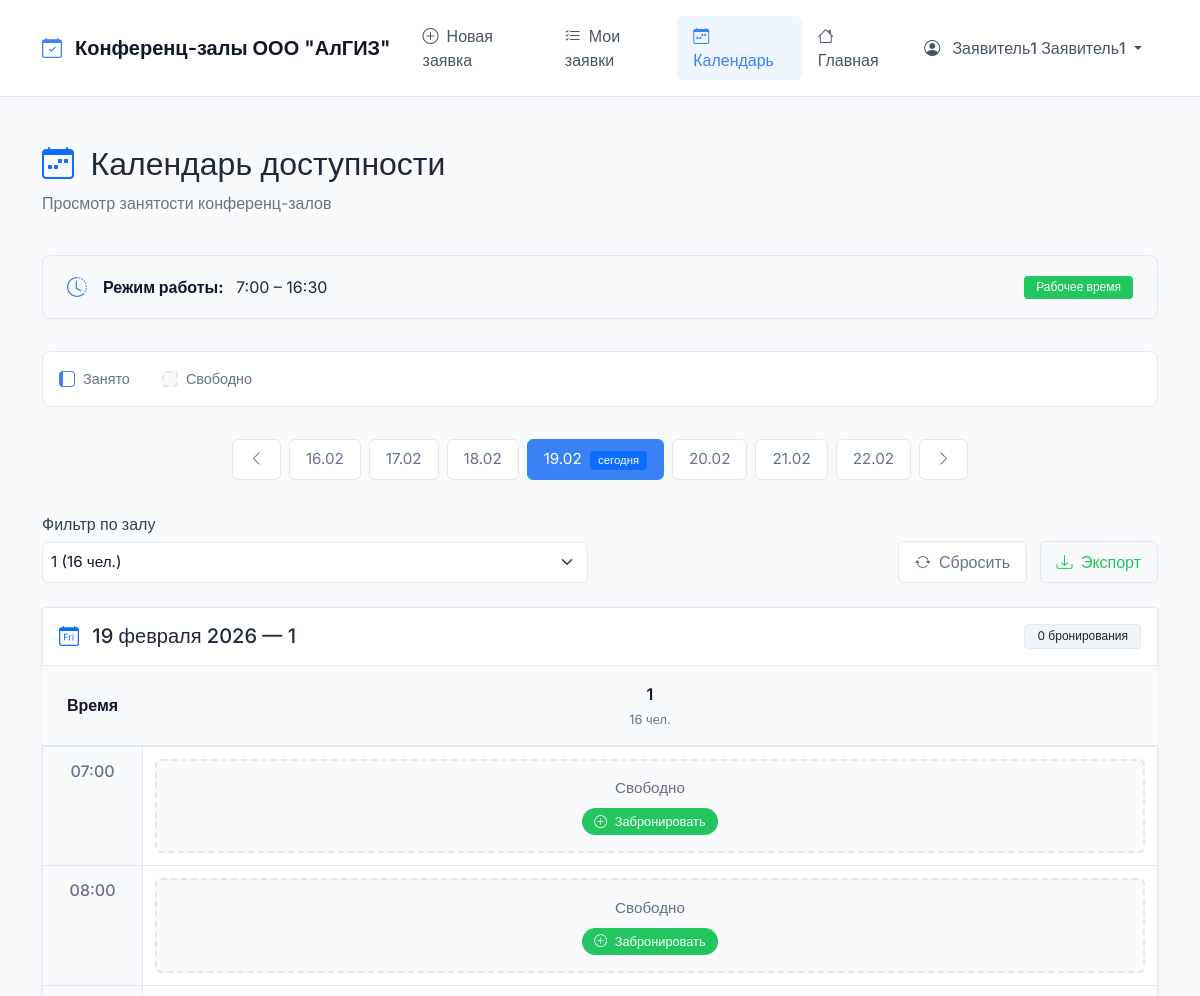
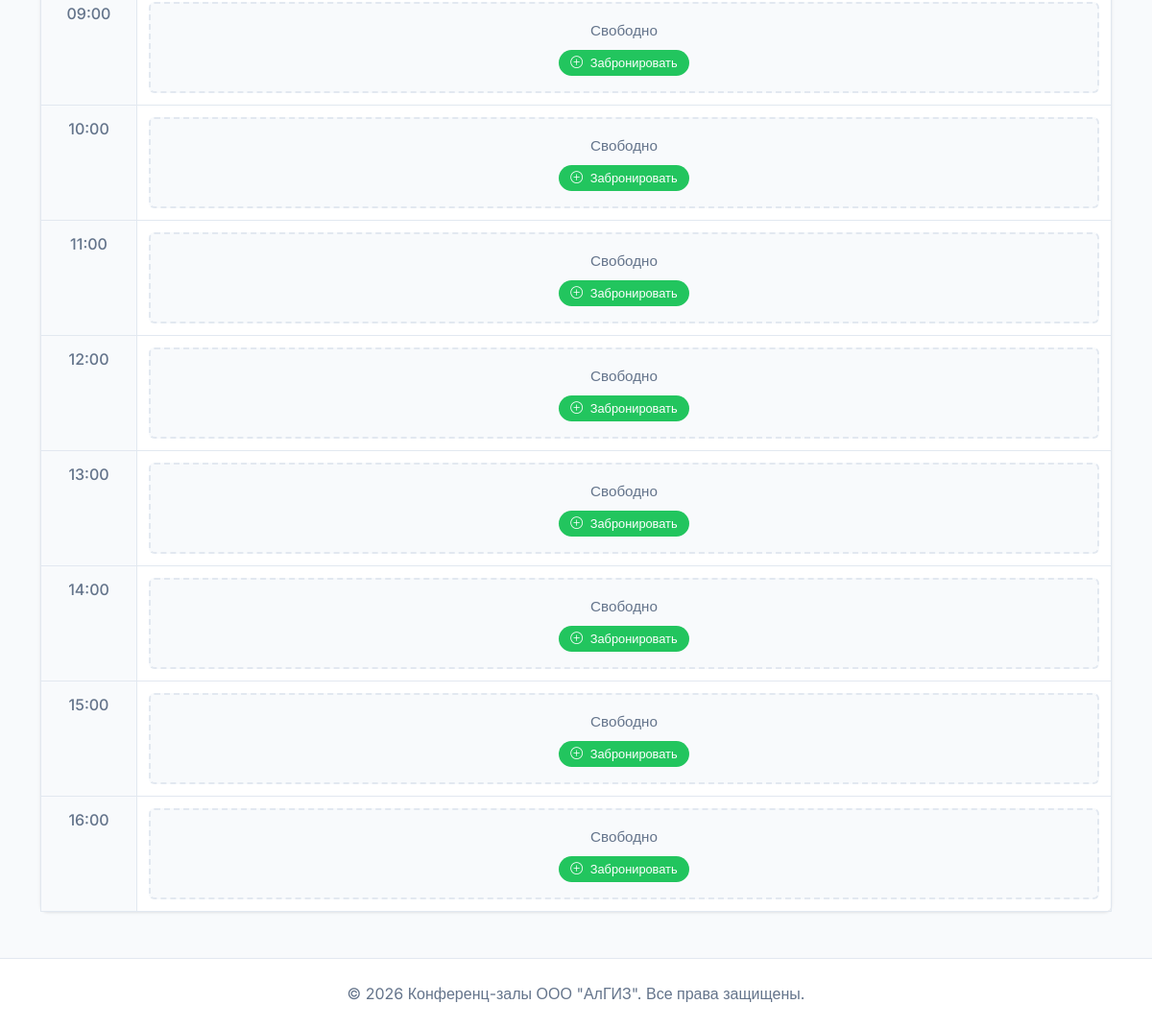
The app's page /schedule/?room=1 (signed in), older data (2 pictures, top to bottom).
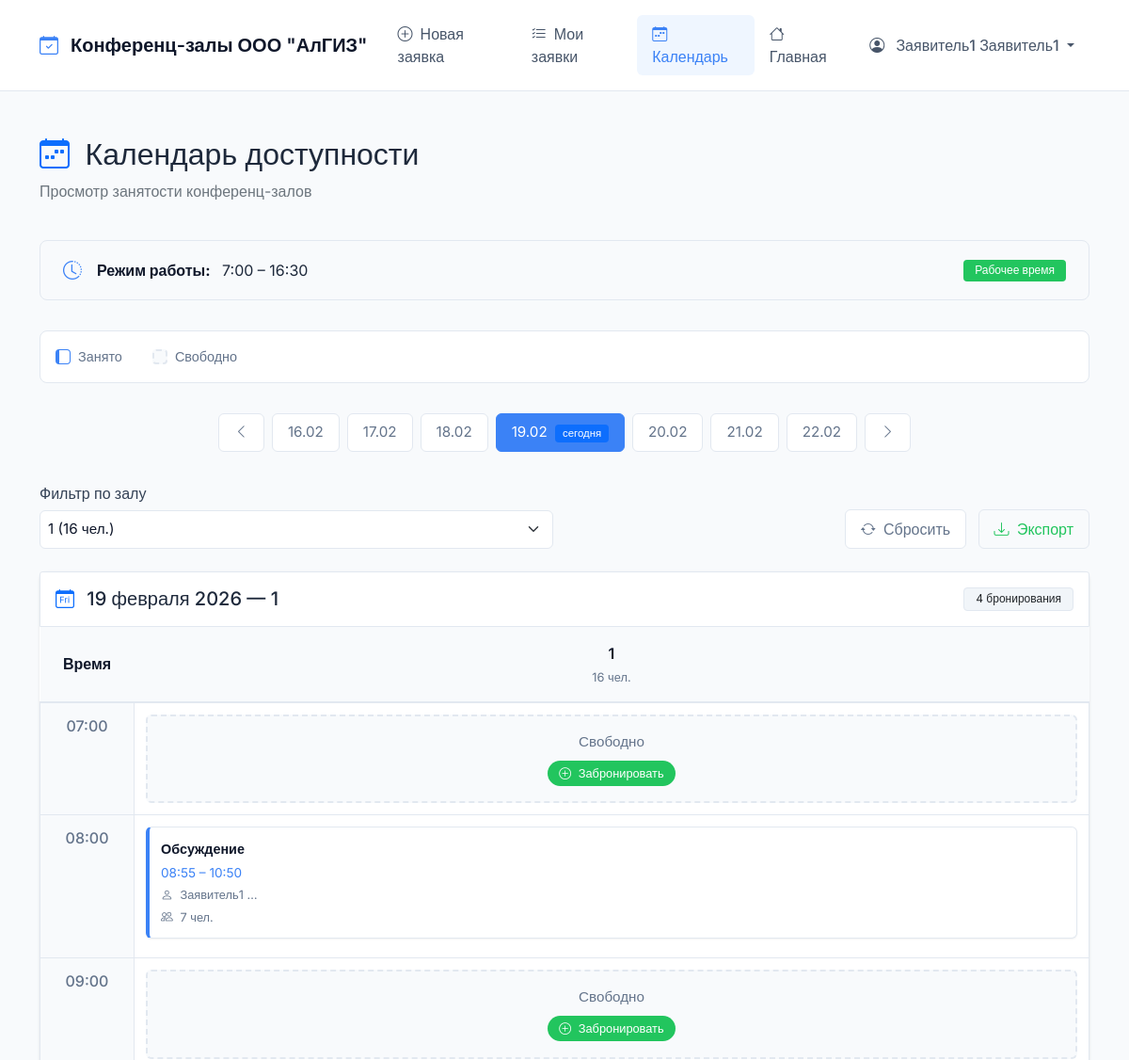
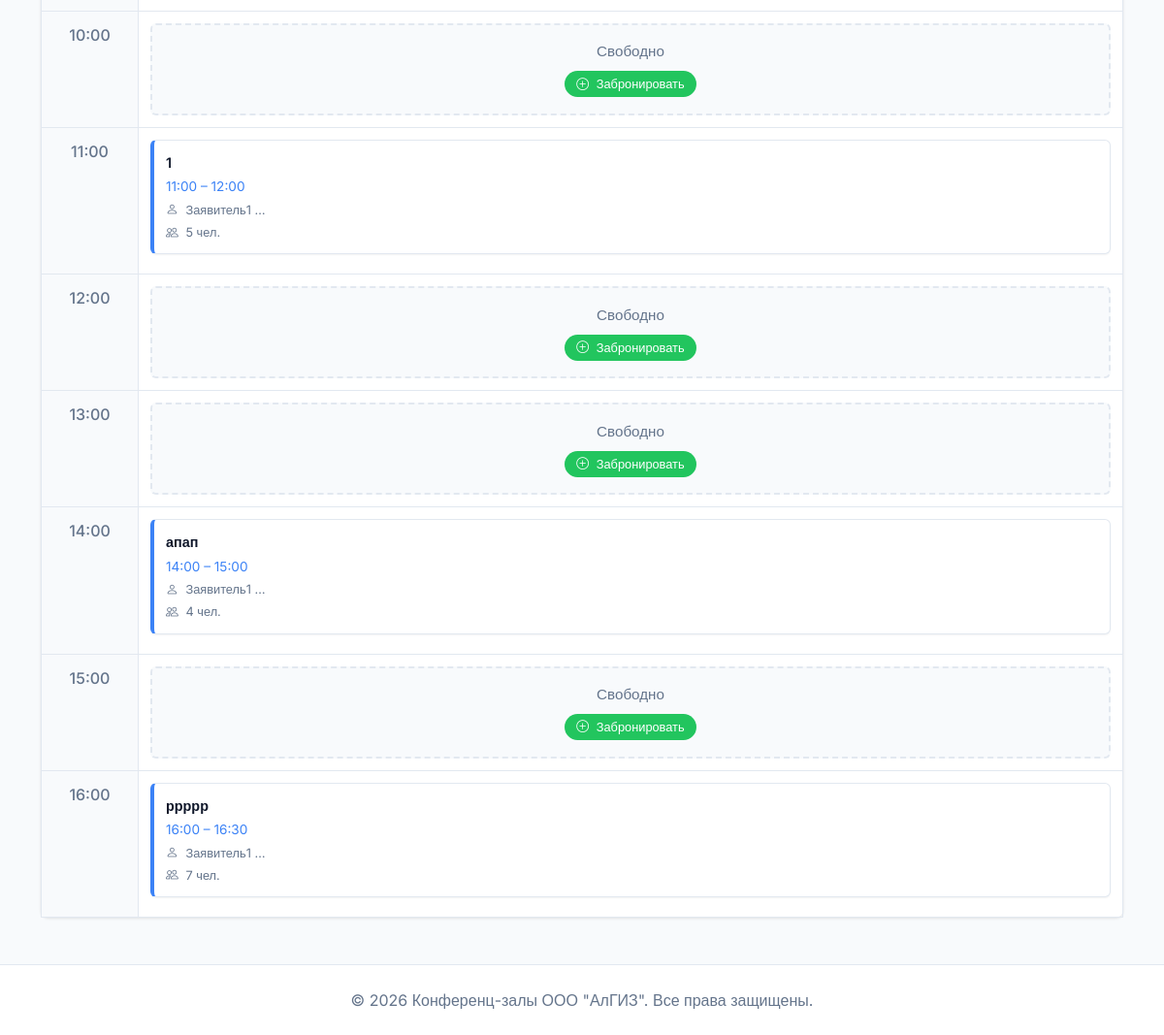
The same page, newer data (2 pictures, top to bottom).
### bookings/models.py (models this page shows, shortened)
class ConferenceRoom(models.Model):
    name = models.CharField(max_length=100, verbose_name="Название")
    capacity = models.PositiveIntegerField(verbose_name="Вместимость")
    location = models.CharField(max_length=200, verbose_name="Местоположение")
    description = models.TextField(blank=True, verbose_name="Описание")
    has_projector = models.BooleanField(default=False, verbose_name="Проектор")
    has_video_conference = models.BooleanField(default=False, verbose_name="Видеоконференция")
    has_whiteboard = models.BooleanField(default=False, verbose_name="Доска")
    is_active = models.BooleanField(default=True, verbose_name="Активен")
    image = models.ImageField(upload_to='rooms/', blank=True, null=True, verbose_name="Изображение")
    created_at = models.DateTimeField(auto_now_add=True, verbose_name="Дата создания")
    updated_at = models.DateTimeField(auto_now=True, verbose_name="Дата обновления")
    class Meta:
        verbose_name = "Конференц-зал"
        verbose_name_plural = "Конференц-залы"
        ordering = ['name']

class Booking(models.Model):
    STATUS_CHOICES = (
        ('pending', 'Ожидает подтверждения'),
        ('approved', 'Подтверждено'),
        ('rejected', 'Отклонено'),
        ('cancelled', 'Отменено'),
    )
    room = models.ForeignKey(ConferenceRoom, on_delete=models.CASCADE, verbose_name="Зал", related_name='bookings')
    requester = models.ForeignKey(User, on_delete=models.CASCADE, related_name='bookings', verbose_name="Заявитель")
    title = models.CharField(max_length=200, verbose_name="Название мероприятия")
    description = models.TextField(verbose_name="Описание")
    start_time = models.DateTimeField(verbose_name="Начало")
    end_time = models.DateTimeField(verbose_name="Окончание")
    participants_count = models.PositiveIntegerField(verbose_name="Количество участников")
    status = models.CharField(max_length=20, choices=STATUS_CHOICES, default='pending', verbose_name="Статус")
    created_at = models.DateTimeField(auto_now_add=True, verbose_name="Создано")
    updated_at = models.DateTimeField(auto_now=True, verbose_name="Обновлено")
    moderated_by = models.ForeignKey(User, null=True, blank=True, on_delete=models.SET_NULL,
                                     related_name='moderated_bookings', verbose_name="Модератор")
    moderation_comment = models.TextField(blank=True, verbose_name="Комментарий модератора")
    class Meta:
        verbose_name = "Бронирование"
        verbose_name_plural = "Бронирования"
        ordering = ['-start_time']
        indexes = [
            models.Index(fields=['start_time', 'end_time']),
            models.Index(fields=['status']),
            models.Index(fields=['room', 'status']),
        ]

class User(AbstractUser):
    ROLE_CHOICES = (
        ('moderator', 'Модератор'),
        ('requester', 'Заявитель'),
        ('employee', 'Сотрудник'),
    )
    role = models.CharField(max_length=20, choices=ROLE_CHOICES, default='employee', verbose_name="Роль")
    phone = models.CharField(max_length=20, blank=True, verbose_name="Телефон")
    department = models.CharField(max_length=100, blank=True, verbose_name="Отдел")
    def get_full_name(self):
        if self.first_name and self.last_name:
            return f"{self.first_name} {self.last_name}"
        return self.username
    class Meta:
        verbose_name = "Пользователь"
        verbose_name_plural = "Пользователи"

### bookings/views.py (the view)
# urls.py: path('schedule/', views.schedule, name='schedule'),
@any_role_required
def schedule(request):
    selected_date_param = request.GET.get('date')
    room_id = request.GET.get('room')
    if selected_date_param:
        try:
            selected_date_obj = datetime.strptime(selected_date_param, '%Y-%m-%d').date()
        except ValueError:
            selected_date_obj = timezone.now().date()
    else:
        selected_date_obj = timezone.now().date()
    day_start = timezone.make_aware(datetime.combine(selected_date_obj, datetime.min.time()))
    day_end = timezone.make_aware(datetime.combine(selected_date_obj, datetime.max.time()))
    bookings = Booking.objects.filter(
        status='approved',
        start_time__gte=day_start,
        start_time__lte=day_end
    ).select_related('room', 'requester').order_by('start_time')
    if room_id:
        bookings = bookings.filter(room_id=room_id)
    rooms = ConferenceRoom.objects.filter(is_active=True)
    timeline = []
    for hour in range(7, 17):
        label = f"{hour:02d}:00"
        hour_data = []
        for room in rooms:
            room_bookings = []
            for booking in bookings:
                if booking.room.id == room.id:
                    local_start = timezone.localtime(booking.start_time)
                    local_end = timezone.localtime(booking.end_time)
                    if local_start.hour == hour:
                        room_bookings.append({
                            'booking': booking,
                            'local_start': local_start,
                            'local_end': local_end,
                        })
            hour_data.append({
                'room': room,
                'bookings': room_bookings
            })
        timeline.append({
            'hour': hour,
            'label': label,
            'data': hour_data
        })
    dates = []
    for i in range(-3, 4):
        d = timezone.now().date() + timedelta(days=i)
        dates.append({
            'date': d,
            'display': d.strftime('%d.%m'),
            'is_today': d == timezone.now().date(),
            'is_selected': d == selected_date_obj
        })
    context = {
        'rooms': rooms,
        'selected_date': selected_date_obj,
        'timeline': timeline,
        'room_id': int(room_id) if room_id else None,
        'dates': dates,
        'prev_date': selected_date_obj - timedelta(days=1),
        'next_date': selected_date_obj + timedelta(days=1),
        'booking_settings': settings.BOOKING_SETTINGS,
        'now': timezone.now(),
        'user_role': request.user.role,
        'total_bookings': bookings.count(),
    }
    return render(request, 'bookings/schedule.html', context)

### bookings/templates/bookings/schedule.html (shortened to what the changed rows need)
{% extends 'bookings/base.html' %}
{% load static %}
{% load tz %}
{% block content %}
<div class="row mb-4">
    <div class="col-12">
        <h2 class="fw-semibold">
            <i class="bi bi-calendar-week text-primary me-2"></i>
            Календарь доступности
        </h2>
    </div>
</div>
<div class="date-navigator">
    <a href="?date={{ prev_date|date:'Y-m-d' }}{% if room_id %}&room={{ room_id }}{% endif %}"
       class="date-btn">
        <i class="bi bi-chevron-left"></i>
    </a>
    {% for d in dates %}
        <a href="?date={{ d.date|date:'Y-m-d' }}{% if room_id %}&room={{ room_id }}{% endif %}"
           class="date-btn {% if d.is_selected %}active{% endif %}">
            {{ d.display }}
            {% if d.is_today %}
                <span class="badge bg-primary ms-1">сегодня</span>
            {% endif %}
        </a>
    {% endfor %}
    <a href="?date={{ next_date|date:'Y-m-d' }}{% if room_id %}&room={{ room_id }}{% endif %}"
       class="date-btn">
        <i class="bi bi-chevron-right"></i>
    </a>
</div>
<div class="card border-0">
    <div class="card-header bg-white border py-3">
        <div class="d-flex justify-content-between align-items-center">
            <h5 class="fw-semibold mb-0">
                <i class="bi bi-calendar-day text-primary me-2"></i>
                {{ selected_date|date:"d E Y" }}
                {% if room_id %}
                    {% for room in rooms %}
                        {% if room.id == room_id %}
                            — {{ room.name }}
                        {% endif %}
                    {% endfor %}
                {% endif %}
            </h5>
            <span class="badge bg-light text-dark">
                {{ total_bookings }}
                {% if total_bookings == 1 %}бронирование{% elif total_bookings < 5 %}бронирования{% else %}бронирований{% endif %}
            </span>
        </div>
    </div>
    <div class="card-body p-0">
        {% if total_bookings == 0 and not room_id %}
            <div class="empty-state">
                <i class="bi bi-calendar-x"></i>
                <h5>Нет бронирований</h5>
                <p>На {{ selected_date|date:"d.m.Y" }} нет подтвержденных бронирований</p>
                {% if user_role == 'requester' %}
                    <a href="{% url 'bookings:create_booking' %}" class="btn btn-primary">
                        <i class="bi bi-plus-circle me-2"></i>
                        Создать заявку
                    </a>
                {% endif %}
            </div>
        {% else %}
            <div class="schedule-container">
                <table class="schedule-table">
                    <thead>
                        <tr>
                            <th class="time-slot">Время</th>
                            {% if not room_id %}
                                {% for room in rooms %}
                                    <th>
                                        <div class="room-header">{{ room.name }}</div>
                                        <div class="room-capacity">{{ room.capacity }} чел.</div>
                                    </th>
                                {% endfor %}
                            {% else %}
                                {% for room in rooms %}
                                    {% if room.id == room_id %}
                                        <th>
                                            <div class="room-header">{{ room.name }}</div>
                                            <div class="room-capacity">{{ room.capacity }} чел.</div>
                                        </th>
                                    {% endif %}
                                {% endfor %}
                            {% endif %}
                        </tr>
                    </thead>
                    <tbody>
                        {% for slot in timeline %}
                            <tr>
                                <td class="time-slot">{{ slot.label }}</td>
                                {% for item in slot.data %}
                                    <td class="booking-cell">
                                        {% for booking in item.bookings %}
                                            <div class="booking-item"
                                                 onclick="location.href='{% url 'bookings:booking_detail' booking.booking.id %}'"
                                                 title="Нажмите для просмотра деталей">
                                                <div class="booking-title">{{ booking.booking.title|truncatechars:20 }}</div>
                                                <div class="booking-time">
                                                    {{ booking.local_start|time:"H:i" }} – {{ booking.local_end|time:"H:i" }}
                                                </div>
                                                <div class="booking-requester">
                                                    <i class="bi bi-person me-1"></i>
                                                    {{ booking.booking.requester.get_full_name|default:booking.booking.requester.username|truncatechars:12 }}
                                                </div>
                                                <div class="booking-participants">
                                                    <i class="bi bi-people me-1"></i>
                                                    {{ booking.booking.participants_count }} чел.
                                                </div>
                                            </div>
                                        {% empty %}
                                            <div class="free-slot">
                                                {% if user_role == 'requester' %}
                                                    <a href="{% url 'bookings:create_booking' %}?room={{ item.room.id }}&date={{ selected_date|date:'Y-m-d' }}&start={{ slot.hour }}"
                                                       class="d-block">
                                                        <div class="free-text">Свободно</div>
                                                        <span class="book-now-btn">
                                                            <i class="bi bi-plus-circle me-1"></i>
                                                            Забронировать
                                                        </span>
                                                    </a>
                                                {% else %}
                                                    <div class="free-text">Свободно</div>
                                                {% endif %}
                                            </div>
                                        {% endfor %}
                                    </td>
                                {% endfor %}
                            </tr>
                        {% endfor %}
                    </tbody>
                </table>
            </div>
        {% endif %}
    </div>
</div>
{% endblock %}

Row changes from the older to the newer data that the page shows:
changed ConferenceRoom: gains Booking (booking "Обсуждение", local_start "08:55", local_end "10:50", booking.requester.get_full_name "Заявитель1 …", booking.participants_count "7")
added Booking: booking "1", local_start "11:00", local_end "12:00", booking.requester.get_full_name "Заявитель1 …", booking.participants_count "5"
added Booking: booking "апап", local_start "14:00", local_end "15:00", booking.requester.get_full_name "Заявитель1 …", booking.participants_count "4"
added Booking: booking "ррррр", local_start "16:00", local_end "16:30", booking.requester.get_full_name "Заявитель1 …", booking.participants_count "7"
Text that changed along with them:
{{ total_bookings }}: "0" → "4"
list line gone: "Свободно Забронировать"
